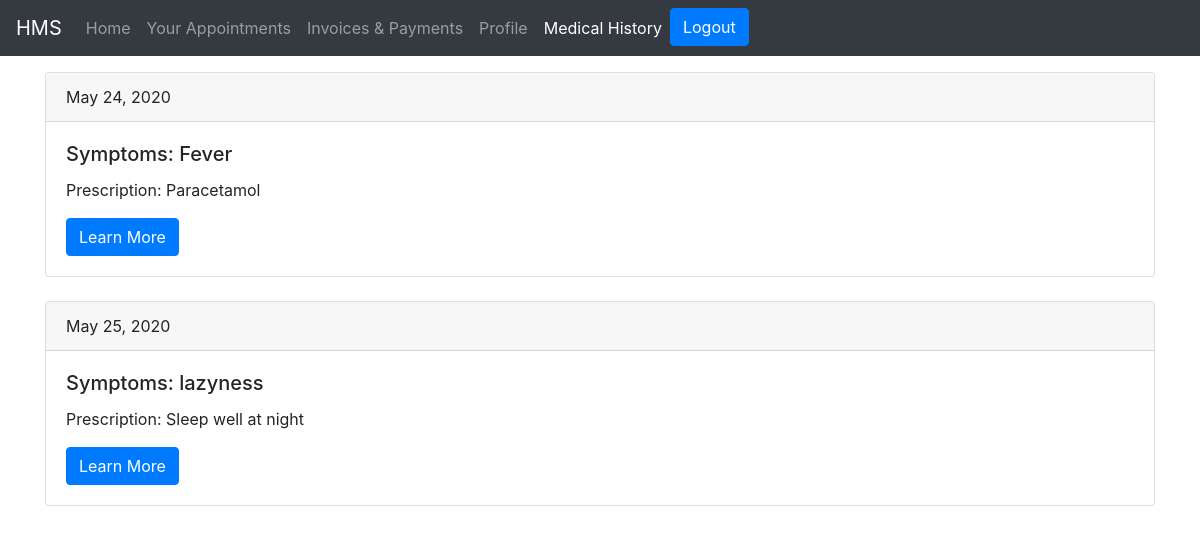
Screenshot of /patient/history (signed in) with the database file from the repository.
### doctor/models.py (models this page shows, shortened)
class Prescription(models.Model):
    patient_name = models.ForeignKey(User, limit_choices_to={'groups__name': "Patients"}, on_delete=models.CASCADE, related_name="Patient+")
    doctor_name = models.ForeignKey(User, limit_choices_to={'groups__name': "Doctors"}, on_delete=models.CASCADE, related_name="Doctor+")
    date = models.DateField(auto_now=True)
    prescription = models.CharField(max_length=255)
    diseases = models.CharField(max_length=150)

### patient/views.py (the view)
# urls.py: path('history', views.history, name='patientHistory'),
def history(request):
    prescribe = Prescription.objects.filter(patient_name=request.user)
    context = {'prescribe': prescribe}
    return render(request, 'patient/history.html', context)

### department/templatetags/extras.py (called while the page is built)
@register.filter(name='has_group')
def has_group(user, group_name):
    group = Group.objects.get(name=group_name)
    return True if group in user.groups.all() else False

### patient/templates/patient/history.html (shortened to what this page needs)
{% extends 'base.html' %}
{% load extras %}
{% block content %}
{% if user.is_authenticated and request.user|has_group:'Patients' %}
{% include 'patient/navbar.html' with historyactive='active' %}
<div class="container my-3">
{% for pres in prescribe %}
    <div class="card">
  <div class="card-header">
    {{pres.date}}
  </div>
  <div class="card-body">
    <h5 class="card-title">Symptoms: {{pres.diseases}}</h5>
    <p class="card-text">Prescription: {{pres.prescription}}</p>
    <a href="#" class="btn btn-primary">Learn More</a>
  </div>
</div><br>
{% endfor %}
    </div>
{% else %}
<h3>You are not auhtorized to view this page</h3>
{% endif %}
{% endblock content %}

### rows the page displays
Prescription: date "May 24, 2020", diseases "Fever", prescription "Paracetamol"
Prescription: date "May 25, 2020", diseases "lazyness", prescription "Sleep well at night"
